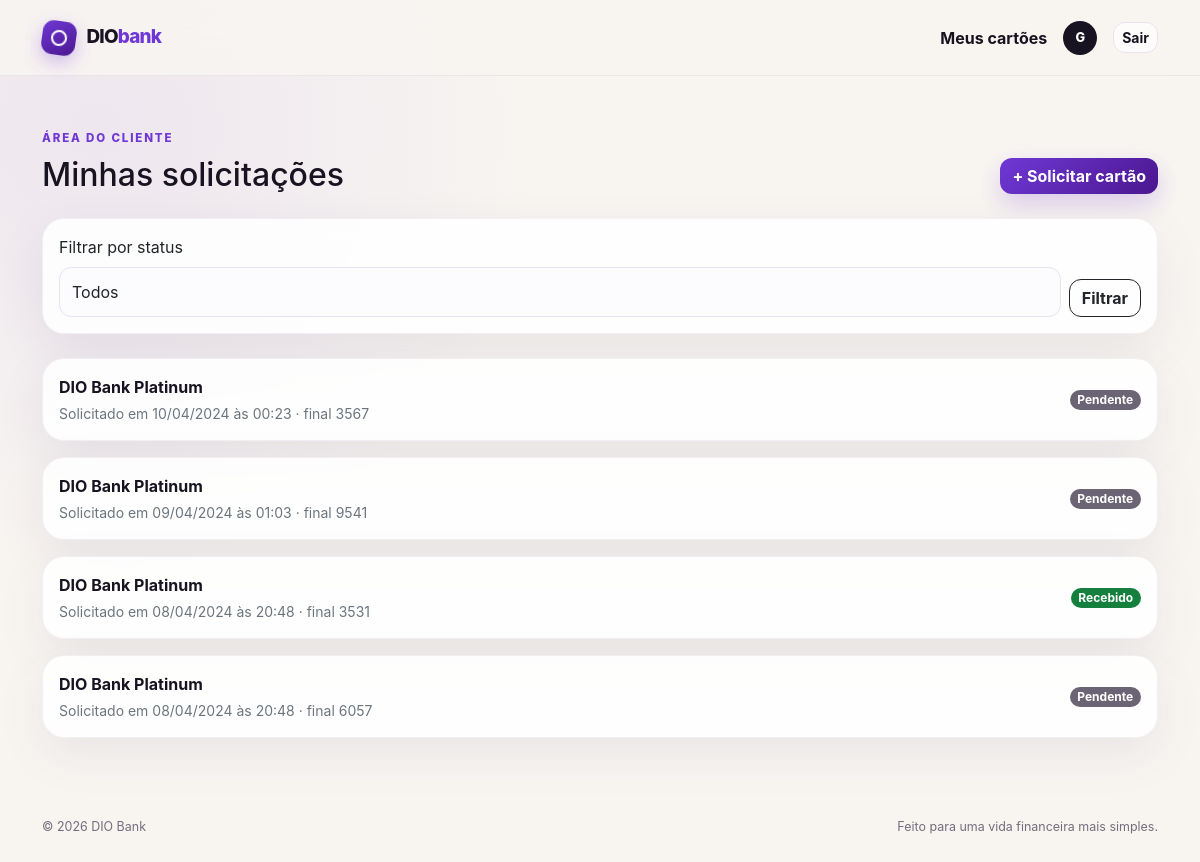
The page /cards/my-requests/ (signed in) on the database its author committed.
### cards/models.py (models this page shows, shortened)
class Card(models.Model):
    STATUS_CHOICES = (
        ("P", "Pendente"),
        ("A", "Aprovado"),
        ("E", "Enviado"),
        ("R", "Recebido"),
    )
    CARD_NETWORK = (
        ("V", "Visa"),
        ("M", "Mastercard"),
    )
    user = models.ForeignKey(User, on_delete=models.PROTECT, related_name="cards", verbose_name="Usuário")
    name = models.CharField("Nome", max_length=20)
    token = models.CharField("Token", max_length=64, unique=True, editable=False)
    last_four = models.CharField("Últimos quatro dígitos", max_length=4, editable=False)
    holder_name = models.CharField("Titular", max_length=20)
    network = models.CharField("Rede", max_length=1, choices=CARD_NETWORK)
    expiration_date = models.CharField("Data de expiração", max_length=5)
    status = models.CharField("Status", max_length=1, choices=STATUS_CHOICES, default=STATUS_CHOICES[0][0])
    created_at = models.DateTimeField("Criado em", auto_now_add=True)
    updated_at = models.DateTimeField("Alterado em", auto_now=True)
    class Meta:
        verbose_name_plural = "Cartões"
        ordering = ["-created_at"]

### cards/views.py (the view)
# urls.py: path("my-requests/", views.view_requests, name="view_requests"),
@login_required
def view_requests(request):
    status = request.GET.get("status", "")
    requests = Card.objects.filter(user=request.user)
    if status in dict(Card.STATUS_CHOICES):
        requests = requests.filter(status=status)
    page = Paginator(requests, 6).get_page(request.GET.get("page"))
    return render(request, "cards/view_requests.html", {"user_requests": page, "status_filter": status, "statuses": Card.STATUS_CHOICES})

### cards/templates/cards/view_requests.html (shortened to what this page needs)
{% extends 'base.html' %}
{% block content %}
<div class="d-flex flex-wrap justify-content-between align-items-end gap-3 mb-4">
  <div><span class="eyebrow">Área do cliente</span><h1 class="h2 mt-2 mb-0">Minhas solicitações</h1></div>
  <a href="{% url 'cards:request_card' %}" class="btn btn-brand">+ Solicitar cartão</a>
</div>
<form method="get" class="card content-card mb-4"><div class="card-body d-flex flex-wrap gap-2 align-items-end"><div class="flex-grow-1"><label for="status" class="form-label">Filtrar por status</label><select id="status" name="status" class="form-select"><option value="">Todos</option>{% for value, label in statuses %}<option value="{{ value }}" {% if status_filter == value %}selected{% endif %}>{{ label }}</option>{% endfor %}</select></div><button class="btn btn-outline-dark" type="submit">Filtrar</button></div></form>
{% if user_requests %}
  <div class="d-grid gap-3">
    {% for request in user_requests %}
    <a href="{% url 'cards:card_details' request.id %}" class="card content-card request-row text-decoration-none text-reset">
      <div class="card-body d-flex justify-content-between align-items-center gap-3">
        <div><strong>{{ request.name }}</strong><div class="text-secondary small mt-1">Solicitado em {{ request.created_at|date:"d/m/Y \à\s H:i" }} · final {{ request.last_four }}</div></div>
        <span class="badge rounded-pill status-{{ request.status }}">{{ request.get_status_display }}</span>
      </div>
    </a>
    {% endfor %}
  </div>
{% endif %}
{% endblock %}

### templates/base.html (shortened to what this page needs)
<!DOCTYPE html>
<html lang="pt-BR">
<head>
  <link href="https://cdn.jsdelivr.net/npm/bootstrap@5.3.3/dist/css/bootstrap.min.css" rel="stylesheet">
  {% load static %}
  <link rel="stylesheet" href="{% static 'css/app.css' %}">
</head>
<body>
  <nav class="navbar navbar-expand-md" aria-label="Navegação principal">
    <div class="container">
      <a class="navbar-brand" href="{% url 'home' %}"><span class="brand-mark" aria-hidden="true"><span></span></span><span>DIO<span class="brand-accent">bank</span></span></a>
      {% if user.is_authenticated %}
        <div class="d-flex align-items-center gap-3">
          <a class="nav-link" href="{% url 'cards:view_requests' %}">Meus cartões</a>
          <span class="user-avatar" title="{{ user.username }}">{{ user.username|first|upper }}</span>
          <form action="{% url 'logout' %}" method="post">{% csrf_token %}<button class="btn btn-ghost btn-sm" type="submit">Sair</button></form>
        </div>
      {% else %}<div class="d-flex gap-2"><a href="{% url 'login' %}" class="btn btn-ghost btn-sm">Entrar</a><a href="{% url 'signup' %}" class="btn btn-brand btn-sm">Abrir conta</a></div>
      {% endif %}
    </div>
  </nav>
  <main class="container py-4 py-md-5">
    {% block content %}
    {% endblock %}
  </main>
  <footer class="site-footer"><div class="container d-flex flex-wrap justify-content-between gap-2"><span>© {% now "Y" %} DIO Bank</span><span>Feito para uma vida financeira mais simples.</span></div></footer>
</body>
</html>

### static/css/app.css (style rules this page uses)
:root { --ink: #181320; --muted: #746d7d; --brand: #6f38d5; --brand-dark: #4b178f; --coral: #ff6f61; --cream: #f8f5f1; --line: #e9e2ed; --shadow: 0 24px 70px rgba(47, 25, 70, .11); }
* { box-sizing: border-box; }
body { min-height: 100vh; margin: 0; color: var(--ink); background: radial-gradient(circle at 8% 15%, rgba(111, 56, 213, .08), transparent 28rem), var(--cream); font-family: Inter, Avenir, "Segoe UI", Roboto, Helvetica, Arial, sans-serif; -webkit-font-smoothing: antialiased; }
.navbar { min-height: 76px; position: sticky; top: 0; z-index: 20; background: rgba(248, 245, 241, .86); border-bottom: 1px solid rgba(89, 61, 112, .08); backdrop-filter: blur(18px); }
.navbar-brand { display: flex; align-items: center; gap: .65rem; color: var(--ink); font-size: 1.18rem; font-weight: 850; letter-spacing: -.04em; }
.brand-accent { color: var(--brand); }
.brand-mark { position: relative; width: 34px; height: 34px; border-radius: 11px; background: linear-gradient(145deg, var(--brand), var(--brand-dark)); box-shadow: 0 7px 18px rgba(111, 56, 213, .3); transform: rotate(8deg); }
.brand-mark span { position: absolute; inset: 9px; border: 2px solid #fff; border-radius: 50%; }
.nav-link { color: var(--ink); font-weight: 650; }
.user-avatar { display: grid; place-items: center; width: 34px; height: 34px; color: #fff; background: var(--ink); border-radius: 50%; font-size: .8rem; font-weight: 800; }
.btn { border-radius: 12px; font-weight: 750; transition: transform .2s ease, box-shadow .2s ease, background .2s ease; }
.btn-brand { color: #fff; border: 0; background: linear-gradient(135deg, var(--brand), var(--brand-dark)); box-shadow: 0 10px 24px rgba(111, 56, 213, .22); }
.btn-ghost { color: var(--ink); border: 1px solid var(--line); background: rgba(255, 255, 255, .6); }
.eyebrow { color: var(--brand); font-size: .72rem; font-weight: 850; letter-spacing: .16em; text-transform: uppercase; }
.content-card { border: 1px solid rgba(89, 61, 112, .08); border-radius: 22px; background: rgba(255, 255, 255, .88); box-shadow: 0 16px 50px rgba(51, 32, 92, .08); backdrop-filter: blur(12px); }
.request-row { transition: transform .18s ease, box-shadow .18s ease, border-color .18s ease; }
.status-P { background: #6b6474; }
.status-R { background: #15803d; }
.form-control, .form-select { min-height: 50px; border-color: var(--line); border-radius: 12px; background: #fcfbfd; }
.site-footer { padding: 2rem 0; color: var(--muted); font-size: .78rem; }

### rows shown on the page
Card: name "DIO Bank Platinum", created_at "10/04/2024 às 00:23", last_four "3567", status "Pendente"
Card: name "DIO Bank Platinum", created_at "09/04/2024 às 01:03", last_four "9541", status "Pendente"
Card: name "DIO Bank Platinum", created_at "08/04/2024 às 20:48", last_four "3531", status "Recebido"
Card: name "DIO Bank Platinum", created_at "08/04/2024 às 20:48", last_four "6057", status "Pendente"

### other values the page prints
{{ user.username|first|upper }} "G"
